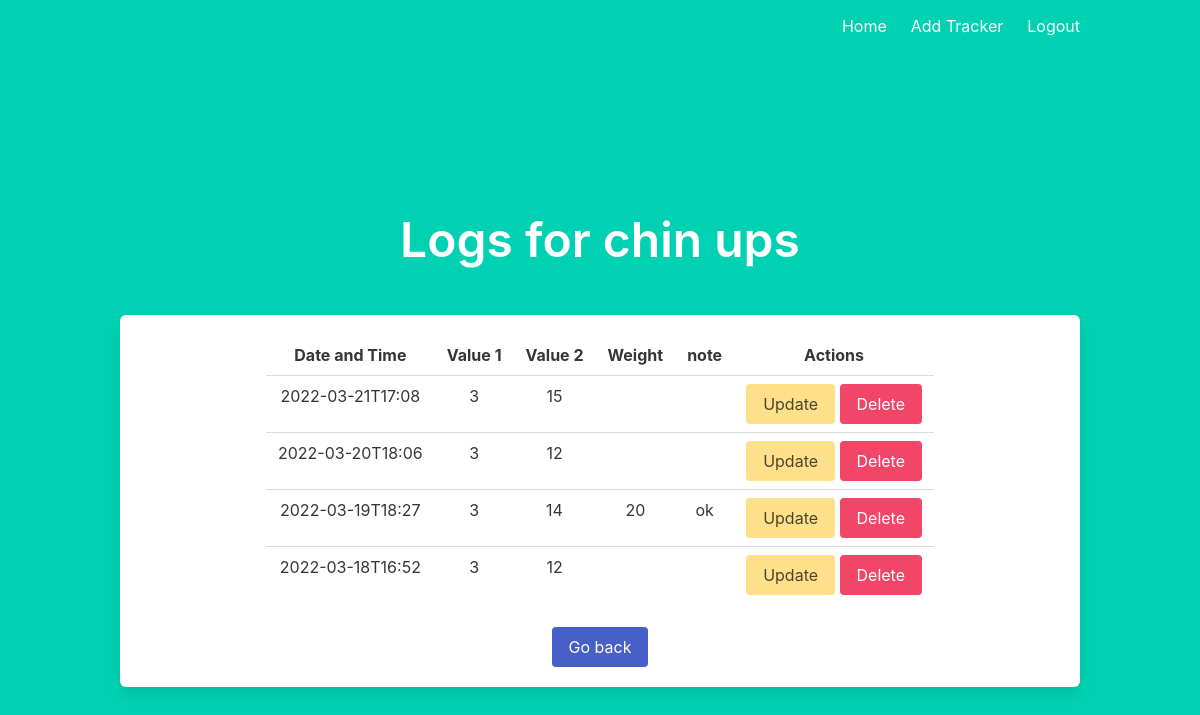
/view_log/4 (signed in), run on the app's committed database.
### main.py (models this page shows)
class tracker(db.Model):
    __tablename__ = 'tracker'
    id = db.Column(db.Integer, primary_key=True,
                   autoincrement=True, nullable=False)
    name = db.Column(db.String, nullable=False)
    option = db.Column(db.String, nullable=False)
    group = db.Column(db.String, nullable=False)
    description = db.Column(db.String)
    u_id = db.Column(db.String, db.ForeignKey(user.id), nullable=False)

class log(db.Model):
    __tablename__ = 'log'
    id = db.Column(db.Integer, primary_key=True,
                   autoincrement=True, nullable=False)
    t_id = db.Column(db.Integer, db.ForeignKey(tracker.id), nullable=False)
    timestamp = db.Column(db.String, nullable=False)
    value_1 = db.Column(db.Integer, nullable=False)
    value_2 = db.Column(db.Integer)
    weight = db.Column(db.Integer)
    note = db.Column(db.String)

### main.py (the view)
@app.route("/view_log/<int:tid>")
def view_log(tid):
    if 'user' not in session:
        return redirect(url_for('index'))
    if request.method == "GET":
        tname = tracker.query.filter_by(id=tid).first().name
        logs = db.session.execute(
            "select * from log where t_id = {tid} order by id desc".format(tid=tid))
        return render_template("view_log.html", logs=logs, tname=tname)

### templates/view_log.html
{% extends "layout.html" %} {% block body %}
<div class="section">
    <h1 class="title is-1">Logs for {{tname}}</h1>
  </div>
<div class="box">
    <table class="table" , style="margin-left: auto; margin-right: auto">
        <thread>
            <tr>
              <th>Date and Time</th>
              <th>Value 1</th>
              <th>Value 2</th>
              <th>Weight</th>
              <th>note</th>
              <th>Actions</th>
            </tr>
          </thread>
          {% for log in logs %}
          <tr>
              <td>{{log.timestamp}}</td>
              <td>{{log.value_1}}</td>
              <td>{{log.value_2}}</td>
              <td>{{log.weight}}</td>
              <td>{{log.note}}</td>
              <td><a class="button is-warning" href="/update_log/{{log.id}}"
                >Update</a
              >
              <a class="button is-danger" href="/delete_log/{{log.id}}"
                >Delete</a
              ></td>
          </tr>
          {% endfor %}
    </table><a href="/" class="button is-link">Go back</a>
</div>
{% endblock %}

### data on the page
tracker: name "chin ups"
log: timestamp "2022-03-21T17:08", value_1 "3", value_2 "15"
log: timestamp "2022-03-20T18:06", value_1 "3", value_2 "12"
log: timestamp "2022-03-19T18:27", value_1 "3", value_2 "14", weight "20", note "ok"
log: timestamp "2022-03-18T16:52", value_1 "3", value_2 "12"
